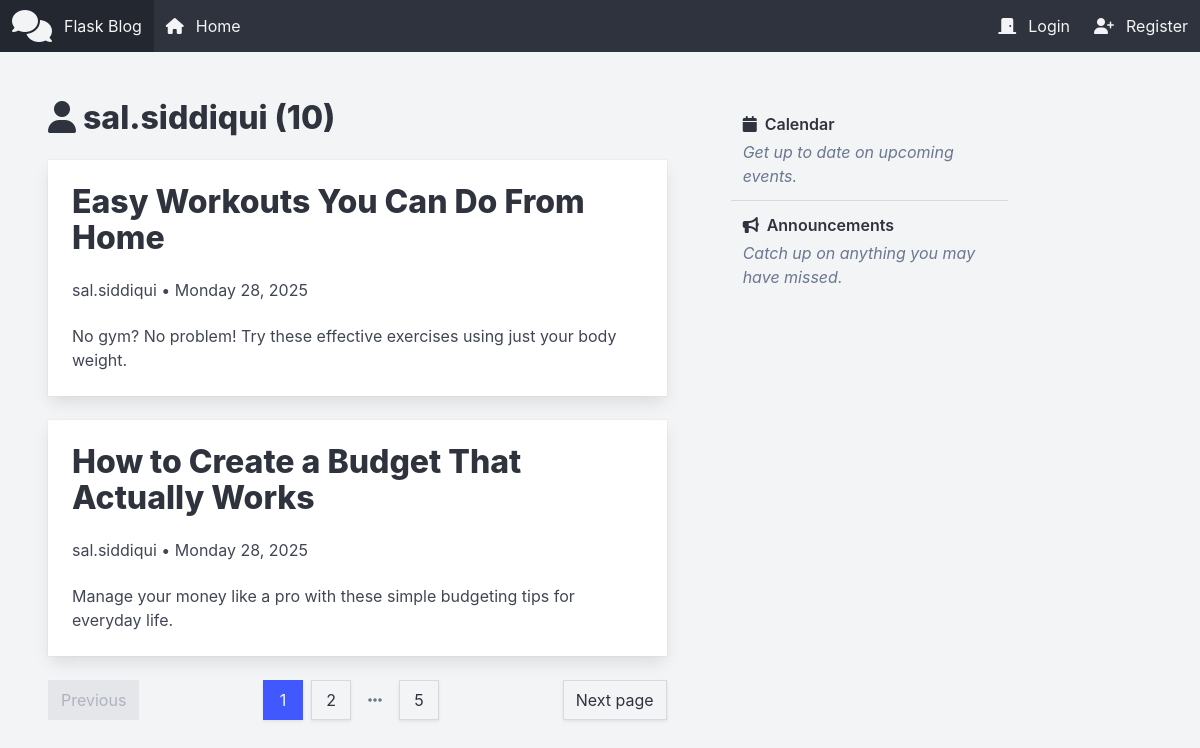
The app's page /user/sal.siddiqui/posts with its own data.
### app/utils/models/User.py (models this page shows, shortened)
class User(db.Model, UserMixin):
    __tablename__ = "users"
    id = db.Column(db.Integer, primary_key=True)
    username = db.Column(db.String(20), unique=True, nullable=False)
    email = db.Column(db.String(120), unique=True, nullable=False)
    password = db.Column(db.String(60), nullable=False)
    posts = db.relationship("Post", back_populates="author", lazy="select")

### app/utils/models/Post.py (models this page shows, shortened)
class Post(db.Model):
    __tablename__ = "posts"
    id = db.Column(db.Integer, primary_key=True)
    title = db.Column(db.String(100), nullable=False)
    date_posted = db.Column(db.DateTime, default=lambda: datetime.now(timezone.utc))
    content = db.Column(db.Text, nullable=False)
    user_id = db.Column(db.Integer, db.ForeignKey("users.id"), nullable=False)
    author = db.relationship("User", back_populates="posts")

### app/routes/user/web_route.py (the view)
@bp_user_web.route("<string:username>/posts")
def user_posts(username):
    user = User.query.filter_by(username=username).first_or_404()
    page = request.args.get("page", default=1, type=int)
    posts = (
        Post.query.filter_by(author=user)
        .order_by(Post.date_posted.desc())
        .paginate(page=page, per_page=2)
    )
    return render_template(
        "user-posts.html", title=user.username, posts=posts, user=user, username=user.username
    )

### app/templates/user/user-posts.html
{% extends 'layout/base.html' %}
{% set endpoint = "user_web.user_posts" %}
{% block content %}
    <p class="title">
        <i class="fa-solid fa-user"></i>
        {{ user.username }} ({{ posts.total }})
    </p>
    {% for post in posts.items %}
        {% include './components/_post.html' %}
    {% endfor %}
    {% include './components/_pagination.html' %}
{% endblock content %}

### app/templates/components/_post.html (shortened to what this page needs)
<div class="card is-radiusless">
    <div class="card-content">
        <p class="title is-spaced">
            <a href='{{ url_for("post_web.post_page", post_id=post.id) }}'
               class="has-text-inherit">
                {{ post.title }}
            </a>
        </p>
        <p class="subtitle is-6">
            <a href='{{ url_for("user_web.user_posts", username=post.author.username) }}'
               class="has-text-inherit">
                {{ post.author.username }}
            </a>
            • {{ post.date_posted.strftime("%A %d, %Y") }}
        </p>
        <p class="block has-text-inherit">
            {{ post.content }}
        </p>
    </div>
</div>

### records on screen
User: username "sal.siddiqui"
Post: title "Easy Workouts You Can Do From Home", author.username "sal.siddiqui", date_posted "Monday 28, 2025", content "No gym? No problem! Try these effective exercises using just your body weight."
Post: title "How to Create a Budget That Actually Works", author.username "sal.siddiqui", date_posted "Monday 28, 2025", content "Manage your money like a pro with these simple budgeting tips for everyday life."

### other values on screen
{{ posts.total }} "10"
{{ page_num }} "1"
{{ page_num }} "2" "5"
